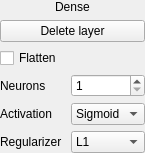
<?xml version="1.0" encoding="UTF-8"?>
<ui version="4.0">
 <class>DenseLayer</class>
 <widget class="QWidget" name="DenseLayer">
  <property name="geometry">
   <rect>
    <x>0</x>
    <y>0</y>
    <width>143</width>
    <height>143</height>
   </rect>
  </property>
  <property name="windowTitle">
   <string>Form</string>
  </property>
  <layout class="QGridLayout" name="gridLayout">
   <property name="leftMargin">
    <number>0</number>
   </property>
   <property name="topMargin">
    <number>0</number>
   </property>
   <property name="rightMargin">
    <number>0</number>
   </property>
   <property name="bottomMargin">
    <number>0</number>
   </property>
   <item row="5" column="1">
    <widget class="QComboBox" name="combo_regularizer">
     <property name="enabled">
      <bool>true</bool>
     </property>
     <item>
      <property name="text">
       <string>L1</string>
      </property>
     </item>
     <item>
      <property name="text">
       <string>L2</string>
      </property>
     </item>
     <item>
      <property name="text">
       <string>None</string>
      </property>
     </item>
    </widget>
   </item>
   <item row="5" column="0">
    <widget class="QLabel" name="lbl_regularizer">
     <property name="enabled">
      <bool>true</bool>
     </property>
     <property name="text">
      <string>Regularizer </string>
     </property>
    </widget>
   </item>
   <item row="0" column="0" colspan="2" alignment="Qt::AlignHCenter|Qt::AlignTop">
    <widget class="QLabel" name="lbl_name">
     <property name="text">
      <string>Dense</string>
     </property>
    </widget>
   </item>
   <item row="1" column="0" colspan="2">
    <widget class="QPushButton" name="btn_delete">
     <property name="text">
      <string>Delete layer</string>
     </property>
    </widget>
   </item>
   <item row="4" column="1">
    <widget class="QComboBox" name="combo_activation">
     <item>
      <property name="text">
       <string>Sigmoid</string>
      </property>
     </item>
     <item>
      <property name="text">
       <string>Tanh</string>
      </property>
     </item>
     <item>
      <property name="text">
       <string>Relu</string>
      </property>
     </item>
    </widget>
   </item>
   <item row="3" column="1">
    <widget class="QSpinBox" name="spin_neurons">
     <property name="minimum">
      <number>1</number>
     </property>
     <property name="maximum">
      <number>10000</number>
     </property>
    </widget>
   </item>
   <item row="4" column="0">
    <widget class="QLabel" name="lbl_activation">
     <property name="text">
      <string>Activation</string>
     </property>
    </widget>
   </item>
   <item row="3" column="0">
    <widget class="QLabel" name="lbl_neurons">
     <property name="text">
      <string>Neurons</string>
     </property>
    </widget>
   </item>
   <item row="2" column="0">
    <widget class="QCheckBox" name="cbx_flatten">
     <property name="text">
      <string>Flatten</string>
     </property>
    </widget>
   </item>
  </layout>
 </widget>
 <resources/>
 <connections>
  <connection>
   <sender>btn_delete</sender>
   <signal>clicked()</signal>
   <receiver>DenseLayer</receiver>
   <slot>delete_layer()</slot>
   <hints>
    <hint type="sourcelabel">
     <x>71</x>
     <y>39</y>
    </hint>
    <hint type="destinationlabel">
     <x>71</x>
     <y>68</y>
    </hint>
   </hints>
  </connection>
 </connections>
 <slots>
  <slot>delete_layer()</slot>
 </slots>
</ui>
